Frame 1 (no input): blank canvas, image omitted
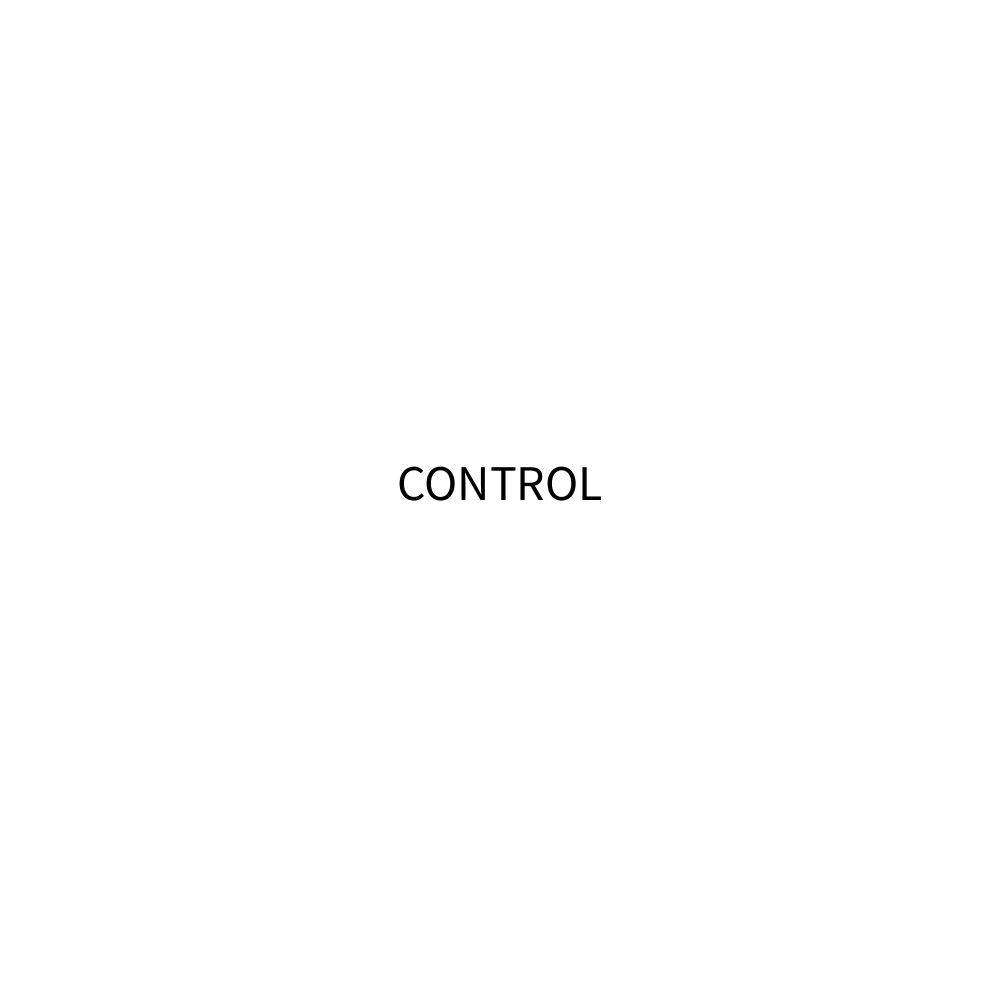
Frame 60 (the mouse pressed at the canvas centre just before this capture)
Frame 120 (the mouse held since frame 60 and released just before this capture): identical to frame 60, image omitted

The Processing sketch that drew this single still picture (run headless with seeded random() and noise(); from frame 60 on, the mouse is pressed at the canvas centre):

// Processing sketch: MidTerm
// ── MidTerm.pde
float dist;
int w, h;
int cs;
boolean buttonClicked;
boolean circleOver =false;
boolean buttonOn =false;
boolean textOn = true;
float rot = 0;
float ranS = random(130, 240);
float deg = 0;


void setup(){
  size(1000, 1000);
  ellipseMode(CENTER);
  smooth();
  w = width/2;
  h = height/2;
  cs =80;
  
  frameRate(25);
  
}

void draw(){
  background(255);
  noStroke();
    if(textOn){
    textAlign(CENTER);
    text("CONTROL", w, h);
    textSize(50);
    }
 
  if(buttonOn){
    
    ellipse(w, h, cs, cs);
    textOn = false;
  }
  update (mouseX, mouseY);
  
    if(buttonClicked){
    background(0);
      for(int i = 0; i <= 47; i++){
        noFill();
        stroke(255); 
        //ellipse(i, i, 40 *i, 40*i);
        //pushMatrix();
        //translate(500, 500);
        //ellipse(i, i, 40 *i, 40*i);
        //popMatrix();
        
        
        pushMatrix();
       
        translate(w,h);
        rot += 60;
        rotate(rot);
         //for(int j = 50; j <= 250; j +=25){
         //  if(j >= 250){
         //    j -= 25;}
         //    else if(j < 50){
         //    j +=25;
         //  }
          //fill(0, 80, 255, 15);
          stroke(255, 200, 50, 255);
          strokeWeight(1);
          ellipse(180, 0, ranS-20, ranS-20);
          noFill();
          strokeWeight(1);
          stroke(150, 200, 0, 200);
          ellipse(0, 180, ranS+50, ranS+50);
          popMatrix();
          
          pushMatrix();
          
          //float dist = dist(mouseX, mouseY, width, height);
          blendMode(REPLACE);
          translate(w,h-165.66);
         // rotate(map(dist, width, 0 , 0, 360));
          stroke(255,50,0, 200);
          strokeWeight(2 );
          triangle(-300,0,300,0,0,500);
          
          popMatrix();
  
      }
         
         
      }
    

    if(circleOver){
      stroke(0);
      fill(90);
      cs = 90;
    }else{
      cs = 80;
      fill(0);
    }
   }
  


void update(int xPos, int yPos){
  if (overCircle (w, h, cs)){
    circleOver = true;
  }else{
    circleOver = false;
  }
}
void keyPressed(){
  if (key == CODED){
    if (keyCode == CONTROL){
      buttonOn = true;
    }
  }
}
void mousePressed(){
  if(buttonOn){
    if(calcDist(w, h) <=40){
      buttonClicked = true;
    }
  }
}

float calcDist(int xPos, int yPos){
  dist = dist(mouseX, mouseY, xPos, yPos);
  return dist;
}

boolean overCircle(int xPos, int yPos, int diameter){
  float disX = xPos - mouseX;
  float disY = yPos - mouseY;
    if (sqrt(sq(disX) + sq(disY)) < diameter/2  && buttonOn) {
    return true;
    }else { 
    return false;
    }
}
